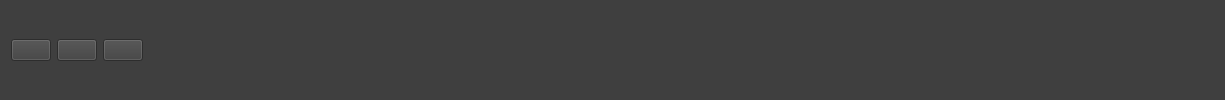
     <widget class="QWidget" name="header_widget" native="true">
      <property name="styleSheet">
       <string notr="true">QWidget{
	
	background-color: rgb(63, 63, 63);
}</string>
      </property>
      <layout class="QHBoxLayout" name="horizontalLayout_15">
       <item>
        <layout class="QHBoxLayout" name="horizontalLayout_7">
         <item>
          <layout class="QHBoxLayout" name="horizontalLayout">
           <item>
            <widget class="QPushButton" name="menu_Button">
             <property name="styleSheet">
              <string notr="true">QWidget{
	background-color: rgb(63, 63, 63);
}

</string>
             </property>
             <property name="text">
              <string/>
             </property>
             <property name="icon">
              <iconset resource="../../../resources.qrc">
               <normaloff>:/Icons/whitemenu.png</normaloff>:/Icons/whitemenu.png</iconset>
             </property>
             <property name="iconSize">
              <size>
               <width>25</width>
               <height>25</height>
              </size>
             </property>
             <property name="checkable">
              <bool>true</bool>
             </property>
            </widget>
           </item>
           <item>
            <widget class="QPushButton" name="addPageButton">
             <property name="styleSheet">
              <string notr="true">QWidget{
	background-color: rgb(63, 63, 63);
}

</string>
             </property>
             <property name="text">
              <string/>
             </property>
             <property name="icon">
              <iconset resource="../../../resources.qrc">
               <normaloff>:/Icons/icons8-add-file-60.png</normaloff>:/Icons/icons8-add-file-60.png</iconset>
             </property>
             <property name="iconSize">
              <size>
               <width>25</width>
               <height>25</height>
              </size>
             </property>
            </widget>
           </item>
           <item>
            <widget class="QPushButton" name="delPageButton">
             <property name="styleSheet">
              <string notr="true">QWidget{
	background-color: rgb(63, 63, 63);
}
</string>
             </property>
             <property name="text">
              <string/>
             </property>
             <property name="icon">
              <iconset resource="../../../resources.qrc">
               <normaloff>:/Icons/icons8-delete-file-60.png</normaloff>:/Icons/icons8-delete-file-60.png</iconset>
             </property>
             <property name="iconSize">
              <size>
               <width>25</width>
               <height>25</height>
              </size>
             </property>
            </widget>
           </item>
          </layout>
         </item>
         <item>
          <spacer name="horizontalSpacer">
           <property name="orientation">
            <enum>Qt::Horizontal</enum>
           </property>
           <property name="sizeHint" stdset="0">
            <size>
             <width>1058</width>
             <height>20</height>
            </size>
           </property>
          </spacer>
         </item>
         <item>
          <widget class="QLabel" name="logo">
           <property name="maximumSize">
            <size>
             <width>40</width>
             <height>40</height>
            </size>
           </property>
           <property name="text">
            <string/>
           </property>
           <property name="pixmap">
            <pixmap resource="../../../resources.qrc">:/Icons/logolight-1.png</pixmap>
           </property>
           <property name="scaledContents">
            <bool>true</bool>
           </property>
          </widget>
         </item>
        </layout>
       </item>
      </layout>
     </widget>
